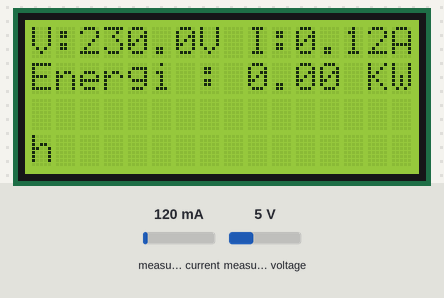
A sketch run on a simulated ESP8266 (NodeMCU). On the bench: 16×4 character LCD. Inputs (shaded band) come from the test bench; at power-on: measured current 120 mA, measured voltage 5 V. WiFi joins after 1.5 s; servers stay silent unless stated; the Firebase database answers and starts empty; what the sketch prints to the serial monitor is not drawn.

Above: at 2.7 s.
2.8 s: measured current set to 40 mA
At 5.8 s:
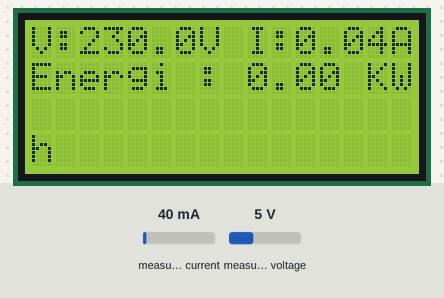
6.3 s: measured voltage set to 0.3 V
At 9.0 s:
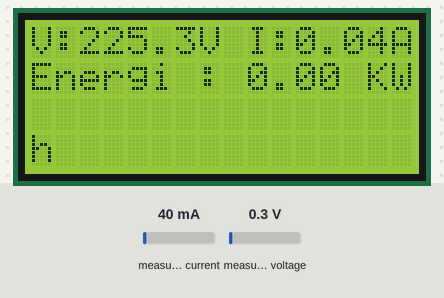
9.3 s: measured current set to 500 mA
At 11.4 s:
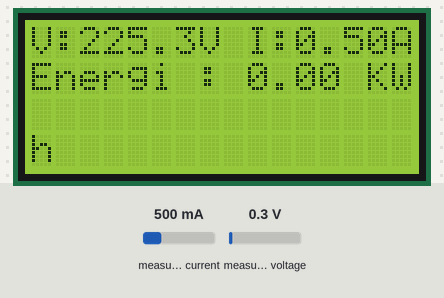
12.3 s: measured voltage set to 3.8 V
At 14.9 s:
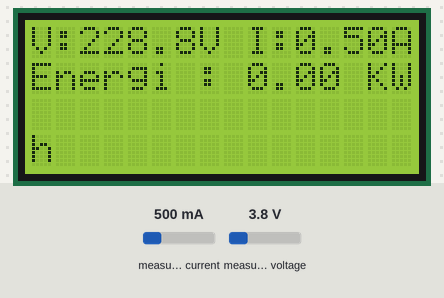
Timing chart, 0 to 16.3 s (numbered marks = the images above; inputs shaded):
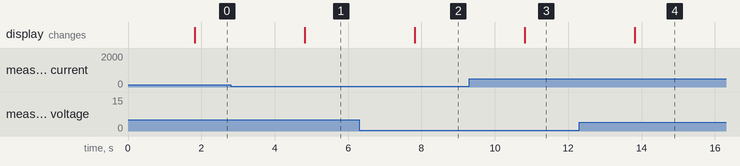

The sketch:

IoT_PZEM-004T_100A.ino
```cpp
#include <SoftwareSerial.h>
#include <PZEM004Tv30.h>
#include <FirebaseESP8266.h>
#include <ESP8266WiFi.h>
#include <LiquidCrystal_I2C.h>
#define FIREBASE_HOST "https://sistem-iot-kw-mater.firebaseio.com/"
#define FIREBASE_AUTH "JSNrM5FxuiMnFjTFETetlFY2ByzvHEom8GCna8hN"
#define WIFI_SSID "Oppo A3s"
#define WIFI_PASSWORD "12345678"

FirebaseData firebaseData;
LiquidCrystal_I2C lcd (0x3F, 16, 4);
//SoftwareSerial PZEM-004T (13, 15, false, 256);
PZEM004Tv30 pzem (12,14); //Pin RX & TX untuk PZEM-004T

void setup() {
  Serial.begin(9600);
  Wire.begin(5,4);
  lcd.init();
  lcd.backlight();

  // Menghubungkan ke wifi
  WiFi.begin(WIFI_SSID, WIFI_PASSWORD);
  Serial.print("Menghubungkan");
  while (WiFi.status() != WL_CONNECTED) {
    Serial.print(".");
    delay(500);
  }
  Serial.println();
  Serial.print("Terhubung ke ");
  Serial.println(WiFi.localIP());
  Firebase.begin(FIREBASE_HOST, FIREBASE_AUTH);
  Firebase.reconnectWiFi(true);
}

void loop() {
  if (WiFi.status() != WL_CONNECTED ) {
    Serial.println("Mencoba lagi menghubungkan NodeMCU ke WiFi");
    WiFi.begin(WIFI_SSID, WIFI_PASSWORD);
    Serial.print("Menghubungkan ");
    while (WiFi.status() != WL_CONNECTED) {
      Serial.print("*");
      delay(500);
    }
    Serial.println();
    Serial.print("Terhubung ke ");
    Serial.println(WiFi.localIP());
    Firebase.begin(FIREBASE_HOST, FIREBASE_AUTH);
    Firebase.reconnectWiFi(true);
  }

  //Membaca data dari firebase untuk mereset counter KWh meter ke nol
  Firebase.get(firebaseData,"Reset_KWh_Status");
  String firestate = firebaseData.stringData();
  if (firestate == "1")
  {
    pzem.resetEnergy();
    Firebase.setString(firebaseData,"Reset_KWh_Status", "0");
  }

  //Baca data sensor PZEM-004T 100 Ampere dan tampilkan data di serial monitor
  float tegangan = pzem.voltage();
    if( !isnan(tegangan) ){
        Serial.print("Voltage: "); Serial.print(tegangan); Serial.println("V");
    } else {
        Serial.println("Error reading voltage");
    }

  float arus = pzem.current();
    if( !isnan(arus) ){
        Serial.print("Current: "); Serial.print(arus); Serial.println("A");
    } else {
        Serial.println("Error reading current");
    }

  float daya = pzem.power();
    if( !isnan(daya) ){
        Serial.print("Power: "); Serial.print(daya); Serial.println("W");
    } else {
        Serial.println("Error reading power");
    }

  float energi = pzem.energy();
    if( !isnan(energi) ){
        Serial.print("Energy: "); Serial.print(energi,3); Serial.println("kWh");
    } else {
        Serial.println("Error reading energy");
    }

  float frekuensi = pzem.frequency();
    if( !isnan(frekuensi) ){
        Serial.print("Frequency: "); Serial.print(frekuensi, 1); Serial.println("Hz");
    } else {
        Serial.println("Error reading frequency");
    }

  //Cetak hasil sensor ke LCD 16 x 04
  lcd.clear();
  lcd.setCursor(0, 0);
  lcd.print("V:" + String(tegangan,1) + "V");
  lcd.setCursor(9, 0);
  lcd.print("I:" + String(arus) + "A");
  lcd.setCursor(0, 1);
  lcd.print("Energi : " + String(energi) + " KWh");

  //Kirim data ke firebase
  Firebase.setFloat(firebaseData,"Tegangan", tegangan);
  Firebase.setFloat(firebaseData,"Arus", arus);
  Firebase.setFloat(firebaseData,"Daya", daya);
  Firebase.setFloat(firebaseData,"Energi", energi);
  Firebase.setFloat(firebaseData,"Frekuensi", frekuensi);
  delay(2000);
}
```

Measured:
- after the input at 2.8 s, the display: changes after 2.0 s (image 1)
- after the input at 6.3 s, the display: changes after 1.5 s (image 2)
- after the input at 9.3 s, the display: changes after 1.5 s (image 3)
- after the input at 12.3 s, the display: changes after 1.5 s (image 4)
